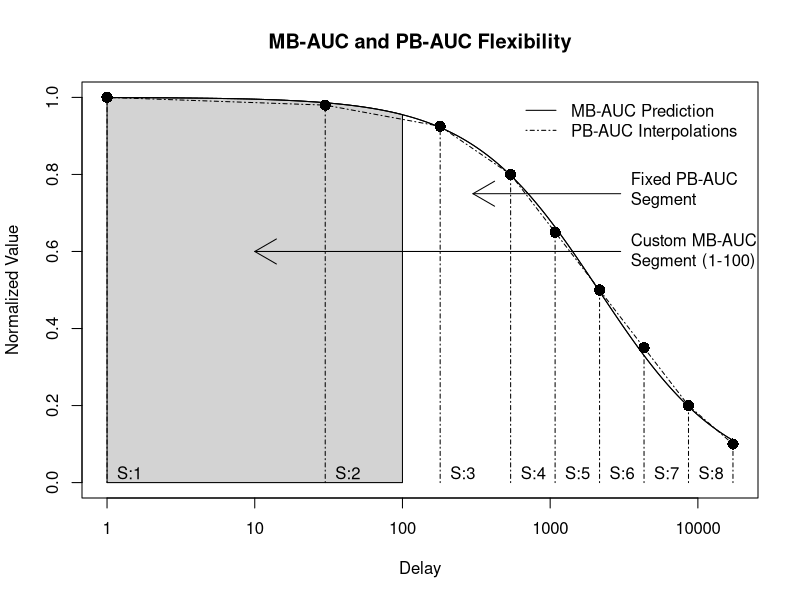

R code for this plot:

plotFrame <- data.frame(
  Delays = c(1,
             30,
             180,
             540,
             1080,
             2160,
             4320,
             8640,
             17280),
  Values = c(1.0,
             0.98,
             0.925,
             0.8,
             0.65,
             0.5,
             0.35,
             0.2,
             0.1)
)

paramK <- 0.000470

# Points
plot(plotFrame$Delays, plotFrame$Values,
     pch = 16,
     cex = 1.5,
     ylim = c(0, 1),
     main = "MB-AUC and PB-AUC Flexibility",
     xlab = "Delay",
     ylab = "Normalized Value",
     log = "x")

# Lines (MBAUC)
projectedDelay <- 1:17280
projectedCurve <- 1 / (1 + paramK * projectedDelay)

plotFrame$Pred <- 1 / (1 + paramK * plotFrame$Delays)

lines(projectedDelay, projectedCurve)

# Lines (MBAUC) - 2
projectedDelayShade <- 1:100
projectedCurveShade <- 1 / (1 + paramK * projectedDelayShade)

polygon(c(1, projectedDelayShade, 100), c(0, projectedCurveShade, 0), border="black", col="lightgray")
lines(projectedDelay, projectedCurve)

# Lines (PBAUC)
lines(plotFrame$Delays, plotFrame$Values, col = "black", lty = 4)
points(plotFrame$Delays, plotFrame$Values, pch = 16, cex = 1.5)

anchorY <- .02

# Lines (PBAUC) - 2
for (i in 1:nrow(plotFrame)) {
  lines(rep(plotFrame[i, "Delays"], 2), c(0, plotFrame[i, "Values"]), col = "black", lty = 4)

  if (i > 1) {
    text(plotFrame[i - 1, "Delays"], anchorY, labels= paste0("S:", i-1), pos=4)
  }
}

legend("topright",
       legend=c("MB-AUC Prediction",
                "PB-AUC Interpolations"),
       col=c("black", "black"),
       inset=.02,
       lty=c(1,4),
       box.lty = 0,
       cex=1)

arrows(3000, .75, 300, .75, col = "black")
text(3000, .749, labels = "Fixed PB-AUC\nSegment", pos=4)

arrows(3000, .6, 10, .6, col = "black")
text(3000, .59, labels = "Custom MB-AUC\nSegment (1-100)", pos=4)
